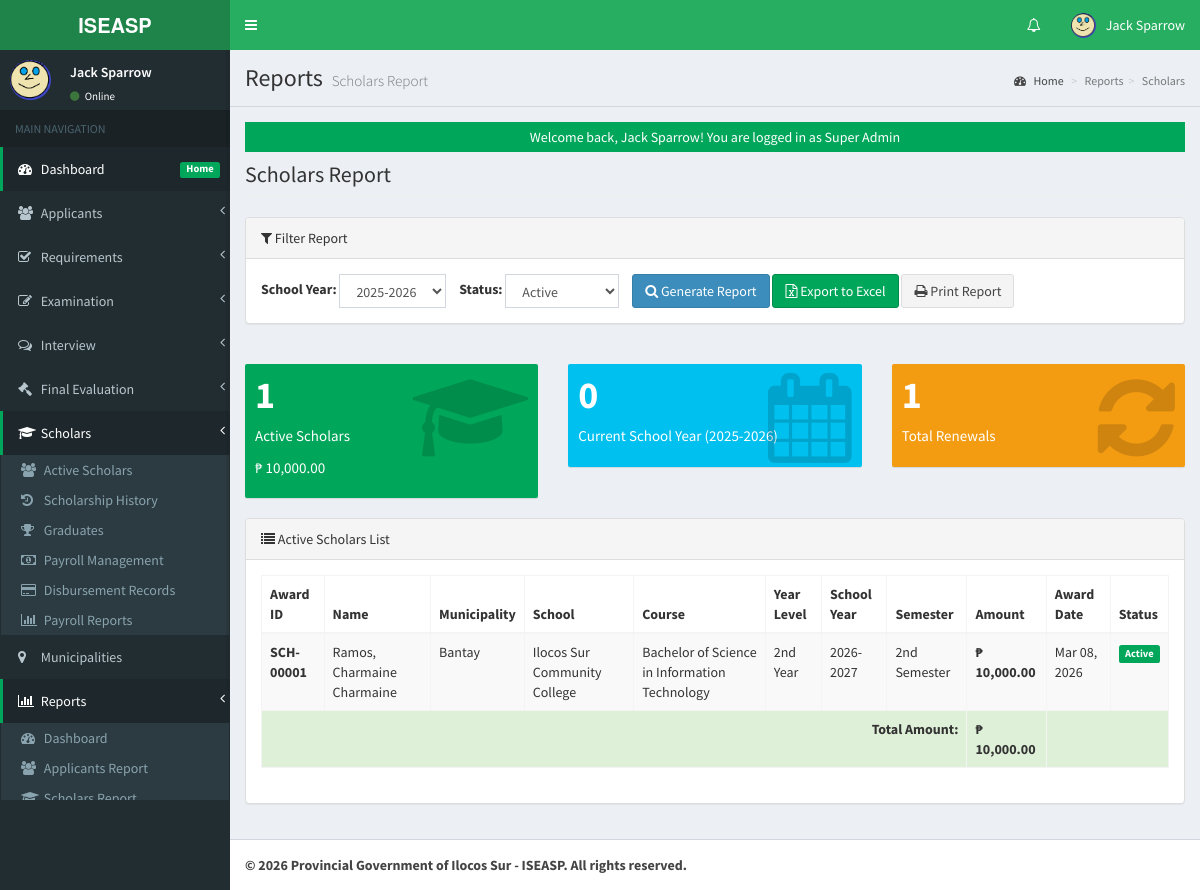
Page /admin/reports/index.php?view=scholars (signed in) on the committed database.
### tables this page shows
CREATE TABLE `tblusers` (
  `USERID` int(11) NOT NULL AUTO_INCREMENT,
  `FULLNAME` varchar(150) NOT NULL,
  `USERNAME` varchar(100) NOT NULL,
  `PASS` varchar(255) NOT NULL,
  `ROLE` enum('Super Admin','Admin','Evaluator','Staff') DEFAULT 'Admin',
  `PICLOCATION` varchar(255) DEFAULT NULL,
  `EMAIL` varchar(150) DEFAULT NULL,
  `DATECREATED` datetime DEFAULT current_timestamp(),
  `LAST_LOGIN` datetime DEFAULT NULL,
  `LAST_ACTIVITY` datetime DEFAULT NULL,
  `IP_ADDRESS` varchar(45) DEFAULT NULL,
  PRIMARY KEY (`USERID`),
  UNIQUE KEY `USERNAME` (`USERNAME`),
  KEY `idx_username` (`USERNAME`),
  KEY `idx_role` (`ROLE`)
);

CREATE TABLE `tbl_scholarship_awards` (
  `AWARD_ID` int(11) NOT NULL AUTO_INCREMENT,
  `APPLICANTID` int(11) NOT NULL,
  `SCHOOL_YEAR` varchar(20) NOT NULL,
  `SEMESTER` enum('1st Semester','2nd Semester','Summer') DEFAULT '1st Semester',
  `AWARD_DATE` date DEFAULT curdate(),
  `AWARDED_BY` int(11) NOT NULL,
  `AMOUNT` decimal(10,2) DEFAULT NULL,
  `STATUS` enum('Active','Inactive','Graduated','Terminated') DEFAULT 'Active',
  `REMARKS` text DEFAULT NULL,
  `CREATED_AT` datetime DEFAULT current_timestamp(),
  `UPDATED_BY` int(11) DEFAULT NULL,
  `UPDATED_AT` datetime DEFAULT NULL ON UPDATE current_timestamp(),
  PRIMARY KEY (`AWARD_ID`),
  KEY `APPLICANTID` (`APPLICANTID`),
  KEY `AWARDED_BY` (`AWARDED_BY`),
  KEY `idx_applicant` (`APPLICANTID`),
  KEY `idx_awarded_by` (`AWARDED_BY`),
  KEY `idx_status` (`STATUS`),
  KEY `idx_school_year` (`SCHOOL_YEAR`),
  CONSTRAINT `fk_award_applicant` FOREIGN KEY (`APPLICANTID`) REFERENCES `tbl_applicants` (`APPLICANTID`) ON DELETE CASCADE,
  CONSTRAINT `fk_award_awarder` FOREIGN KEY (`AWARDED_BY`) REFERENCES `tblusers` (`USERID`)
);

CREATE TABLE `tbl_applicants` (
  `APPLICANTID` int(11) NOT NULL AUTO_INCREMENT,
  `FIRSTNAME` varchar(100) NOT NULL,
  `MIDDLENAME` varchar(100) DEFAULT NULL,
  `LASTNAME` varchar(100) NOT NULL,
  `SUFFIX` varchar(10) DEFAULT NULL,
  `LRN` varchar(12) DEFAULT NULL,
  `BIRTHDATE` date DEFAULT NULL,
  `BIRTHPLACE` varchar(200) DEFAULT NULL,
  `GENDER` enum('Male','Female','Other') DEFAULT NULL,
  `CIVIL_STATUS` enum('Single','Married','Widowed','Separated') DEFAULT 'Single',
  `RELIGION` varchar(100) DEFAULT NULL,
  `NATIONALITY` varchar(50) DEFAULT 'Filipino',
  `PERMANENT_ADDRESS` text DEFAULT NULL,
  `CURRENT_ADDRESS` text DEFAULT NULL,
  `DISTRICT` varchar(100) DEFAULT NULL,
  `MUNICIPALITY` varchar(100) DEFAULT NULL,
  `BARANGAY` varchar(100) DEFAULT NULL,
  `COURSE` varchar(150) NOT NULL,
  `SCHOOL` varchar(150) NOT NULL,
  `YEARLEVEL` varchar(50) NOT NULL,
  `GPA` decimal(5,2) DEFAULT NULL,
  `CONTACT` varchar(20) NOT NULL,
  `EMAIL` varchar(150) NOT NULL,
  `FACEBOOK_URL` varchar(255) DEFAULT NULL,
  `EMERGENCY_CONTACT_NAME` varchar(150) DEFAULT NULL,
  `EMERGENCY_CONTACT_NUMBER` varchar(20) DEFAULT NULL,
  `EMERGENCY_CONTACT_RELATION` varchar(50) DEFAULT NULL,
  `APPLICATION_TYPE` enum('New Applicant','Renewal') DEFAULT 'New Applicant',
  `SCHOOL_YEAR` varchar(20) DEFAULT NULL,
  `SEMESTER` enum('1st Semester','2nd Semester','Summer') DEFAULT '1st Semester',
  `IS_4PS_BENEFICIARY` enum('Yes','No') DEFAULT 'No',
  `IS_INDIGENOUS` enum('Yes','No') DEFAULT 'No',
  `FAMILY_ANNUAL_INCOME` decimal(10,2) DEFAULT NULL,
  `PARENT_OCCUPATION` varchar(100) DEFAULT NULL,
  `STATUS` enum('Pending','Approved','Rejected','For Interview','Qualified','Scholar','Graduated') DEFAULT 'Pending',
  `EXAM_STATUS` enum('Pending','Passed','Failed') DEFAULT 'Pending',
  `REQUIREMENT_STATUS` enum('Complete','Incomplete','Pending') DEFAULT 'Pending',
  `REQUIREMENT_DATE` datetime DEFAULT NULL,
  `EXAM_SLIP_NUMBER` varchar(50) DEFAULT NULL,
  `EXAM_SLIP_GENERATED` datetime DEFAULT NULL,
  `EXAM_DATE` date DEFAULT NULL,
  `EXAM_TIME` time DEFAULT NULL,
  `EXAM_VENUE` varchar(255) DEFAULT NULL,
  `EXAM_NOTES` text DEFAULT NULL,
  `CREATED_BY` int(11) NOT NULL,
  `DATECREATED` datetime DEFAULT current_timestamp(),
  `UPDATED_BY` int(11) DEFAULT NULL,
  `LAST_UPDATED` datetime DEFAULT NULL ON UPDATE current_timestamp(),
  PRIMARY KEY (`APPLICANTID`),
  KEY `CREATED_BY` (`CREATED_BY`),
  KEY `idx_lrn` (`LRN`),
  KEY `idx_status` (`STATUS`),
  KEY `idx_exam_status` (`EXAM_STATUS`),
  KEY `idx_requirement_status` (`REQUIREMENT_STATUS`),
  KEY `idx_school_year` (`SCHOOL_YEAR`),
  KEY `idx_municipality` (`MUNICIPALITY`),
  KEY `idx_district` (`DISTRICT`),
  KEY `idx_datecreated` (`DATECREATED`),
  KEY `idx_updated_by` (`UPDATED_BY`),
  CONSTRAINT `fk_applicant_creator` FOREIGN KEY (`CREATED_BY`) REFERENCES `tblusers` (`USERID`),
  CONSTRAINT `fk_applicant_updater` FOREIGN KEY (`UPDATED_BY`) REFERENCES `tblusers` (`USERID`) ON DELETE SET NULL
);

### admin/reports/scholars.php (the view, shortened to what the rows shown need)
<?php
global $mydb;
$sy = isset($_GET['sy']) ? $_GET['sy'] : '2025-2026';
$status = isset($_GET['status']) ? $_GET['status'] : 'Active';
?>
<div class="row">
    <div class="col-lg-12">
        <h1 class="page-header">Scholars Report</h1>
    </div>
</div>
                <?php
                $mydb->setQuery("SELECT COUNT(*) as total, SUM(AMOUNT) as amount FROM tbl_scholarship_awards WHERE STATUS = 'Active'");
                $mydb->executeQuery();
                ?>
                <?php
                $mydb->setQuery("SELECT COUNT(*) as total FROM tbl_scholarship_awards WHERE STATUS = 'Active' AND SCHOOL_YEAR = '$sy'");
                $mydb->executeQuery();
                ?>
                <?php
                $mydb->setQuery("SELECT COUNT(*) as total FROM tbl_renewal_applications WHERE STATUS = 'Approved'");
                $mydb->executeQuery();
                ?>
<div class="row">
    <div class="col-lg-12">
        <div class="panel panel-default">
            <div class="panel-body">
                <div class="table-responsive">
                    <table id="report-table" class="table table-striped table-bordered">
                        <thead>
                            <tr>
                                <th>Award ID</th>
                                <th>Name</th>
                                <th>Municipality</th>
                                <th>School</th>
                                <th>Course</th>
                                <th>Year Level</th>
                                <th>School Year</th>
                                <th>Semester</th>
                                <th>Amount</th>
                                <th>Award Date</th>
                                <th>Status</th>
                            </tr>
                        </thead>
                        <tbody>
                            <?php
                            $sql = "
                                SELECT
                                    sa.*,
                                    a.LASTNAME, a.FIRSTNAME, a.MIDDLENAME,
                                    a.MUNICIPALITY, a.SCHOOL, a.COURSE, a.YEARLEVEL
                                FROM tbl_scholarship_awards sa
                                INNER JOIN tbl_applicants a ON sa.APPLICANTID = a.APPLICANTID
                                WHERE sa.STATUS = '$status'
                                ORDER BY a.LASTNAME ASC
                            ";
                            $mydb->setQuery($sql);
                            $mydb->executeQuery();
                            $scholars = $mydb->loadResultList();
                            foreach ($scholars as $s):
                            ?>
                            <tr>
                                <td><strong>SCH-<?= str_pad($s->AWARD_ID, 5, '0', STR_PAD_LEFT) ?></strong></td>
                                <td><?= htmlspecialchars($s->LASTNAME . ', ' . $s->FIRSTNAME . ' ' . ($s->MIDDLENAME ?? '')) ?></td>
                                <td><?= htmlspecialchars($s->MUNICIPALITY ?? 'N/A') ?></td>
                                <td><?= htmlspecialchars($s->SCHOOL ?? 'N/A') ?></td>
                                <td><?= htmlspecialchars($s->COURSE ?? 'N/A') ?></td>
                                <td><?= $s->YEARLEVEL ?></td>
                                <td><?= $s->SCHOOL_YEAR ?></td>
                                <td><?= $s->SEMESTER ?></td>
                                <td><strong>₱ <?= number_format($s->AMOUNT, 2) ?></strong></td>
                                <td><?= date('M d, Y', strtotime($s->AWARD_DATE)) ?></td>
                                <td>
                                    <span class="label label-<?= $s->STATUS == 'Active' ? 'success' : ($s->STATUS == 'Graduated' ? 'primary' : 'danger') ?>">
                                        <?= $s->STATUS ?>
                                    </span>
                                </td>
                            </tr>
                            <?php endforeach; ?>
                        </tbody>
                        <tfoot>
                            <tr class="success">
                                <th colspan="8" class="text-right">Total Amount:</th>
                                <th>
                                    <?php
                                    $total_sql = "SELECT SUM(AMOUNT) as total FROM tbl_scholarship_awards WHERE STATUS = '$status'";
                                    $mydb->setQuery($total_sql);
                                    $mydb->executeQuery();
                                    $total = $mydb->loadSingleResult();
                                    echo '₱ ' . number_format($total->total ?? 0, 2);
                                    ?>
                                </th>
                                <th colspan="2"></th>
                            </tr>
                        </tfoot>
                    </table>
                </div>
            </div>
        </div>
    </div>
</div>

### admin/theme/templates.php (shortened to what the rows shown need)
<!DOCTYPE html>
<html>
<head>
    <link rel="stylesheet" href="<?php echo web_root;?>bootstrap/css/bootstrap.min.css">
    <link rel="stylesheet" href="<?php echo web_root;?>plugins/font-awesome/css/font-awesome.min.css">
    <link rel="stylesheet" href="<?php echo web_root;?>dist/css/AdminLTE.min.css">
    <link rel="stylesheet" href="<?php echo web_root;?>dist/css/skins/_all-skins.min.css">
    <link rel="stylesheet" href="<?php echo web_root;?>plugins/iCheck/flat/blue.css">
    <link rel="stylesheet" href="<?php echo web_root;?>plugins/datatables/dataTables.bootstrap.css">
    <link rel="stylesheet" href="<?php echo web_root;?>plugins/datepicker/datepicker3.css">
    <link rel="stylesheet" href="<?php echo web_root;?>plugins/daterangepicker/daterangepicker-bs3.css">
    <link rel="stylesheet" href="<?php echo web_root;?>plugins/bootstrap-wysihtml5/bootstrap3-wysihtml5.min.css">
</head>
<body class="hold-transition skin-green fixed sidebar-mini">
    <div class="wrapper">
        <header class="main-header">
            <nav class="navbar navbar-static-top" role="navigation">
                <div class="navbar-custom-menu">
                    <ul class="nav navbar-nav">
                        <?php
                        $user = New User();
                        $singleuser = $user->single_user($_SESSION['ADMIN_USERID']);
                        ?>
                        <li class="dropdown user user-menu">
                            <a href="#" class="dropdown-toggle" data-toggle="dropdown">
                                <img src="<?php echo web_root.'admin/user/photos/'. $singleuser->PICLOCATION;?>" class="user-image" alt="User Image">
                                <span class="hidden-xs"><?php echo $singleuser->FULLNAME; ?></span>
                            </a>
                        </li>
                    </ul>
                </div>
            </nav>
        </header>
        <aside class="main-sidebar">
            <section class="sidebar">
                <div class="user-panel">
                    <div class="pull-left image">
                        <img src="<?php echo web_root.'admin/user/photos/'. $singleuser->PICLOCATION;?>" class="img-circle" alt="User Image"  style="height: 40px;">
                    </div>
                    <div class="pull-left info">
                        <p><?php echo $singleuser->FULLNAME; ?></p>
                        <a href="#"><i class="fa fa-circle text-success"></i> Online</a>
                    </div>
                </div>
            </section>
        </aside>
        <div class="content-wrapper">
            <section class="content-header">
                <h1>
                    <?php echo isset($title) ? $title : 'Dashboard'; ?>
                    <small><?php echo isset($subtitle) ? $subtitle : 'Control Panel'; ?></small>
                </h1>
            </section>
            <section class="content">
                <?php
                if (isset($content) && file_exists($content)) {
                    require_once $content;
                } else {
                    echo '<div class="alert alert-danger">Content file not found!</div>';
                }
                ?>
            </section>
        </div>
    </div>
</body>
</html>

### rows in the picture
tblusers: PICLOCATION (picture), FULLNAME "Jack Sparrow"
tbl_scholarship_awards: AWARD_ID "00001", APPLICANTID.MIDDLENAME "Ramos, Charmaine Charmaine", APPLICANTID.MUNICIPALITY "Bantay", APPLICANTID.SCHOOL "Ilocos Sur Community College", APPLICANTID.COURSE "Bachelor of Science in Information Technology", APPLICANTID.YEARLEVEL "2nd Year", SCHOOL_YEAR "2026-2027", SEMESTER "2nd Semester", AMOUNT "10,000.00", AWARD_DATE "Mar 08, 2026", STATUS "Active"

### other values in the picture
$title "Reports"
$subtitle "Scholars Report"
str_replace('_', ' ', $_GET['view']) "Scholars"
$_SESSION['message'] "Welcome back, Jack Sparrow! You are logged in as Super Admin"
$active->total "1"
$active->amount "10,000.00"
$current->total "0"
$sy "2025-2026"
$renewals->total "1"
$status "Active"
$total->total "10,000.00"
